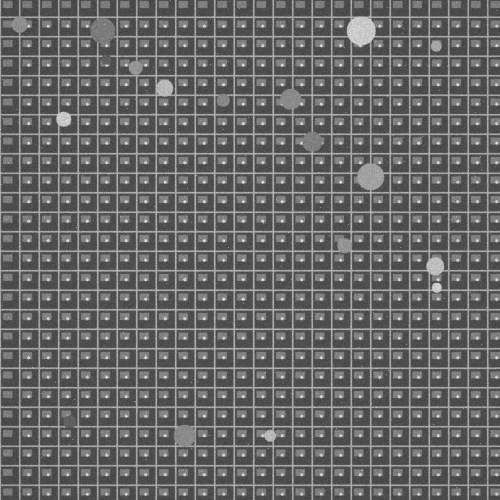
#> input picture data/references/ref_0000.png, 1000 x 1000 px (shown at 1/2 size)
$ python -i localize.py   (imports and definitions only)
#> lines starting #> are read from the running program, lines starting #| are printed output that depends on the picture
#> further down, picture is the input picture: shape (1000, 1000, 3); min 42, max 255, mean 103.4
#!/usr/bin/env python3
"""Hybrid coarse-to-fine classical localizer for Drift-Sense images."""
import argparse, csv, time
from pathlib import Path
import cv2
import numpy as np

SCALES = np.linspace(.09, .11, 5)
ANGLES = np.linspace(-2, 2, 5)

def enhanced(im):
    im = cv2.resize(im, None, fx=.5, fy=.5, interpolation=cv2.INTER_AREA)
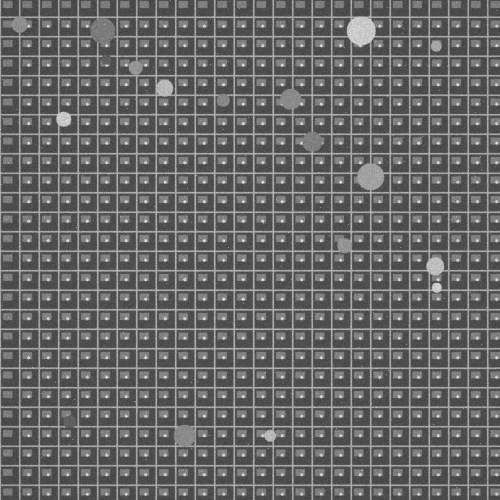
#> im: shape (500, 500, 3); min 56, max 238, mean 103.6
    return edge_image(im)

def edge_image(im):
    """Noise-tolerant edge representation at the image's current resolution."""
    im = cv2.GaussianBlur(im, (3, 3), 0)
    return cv2.Canny(im, 35, 100)
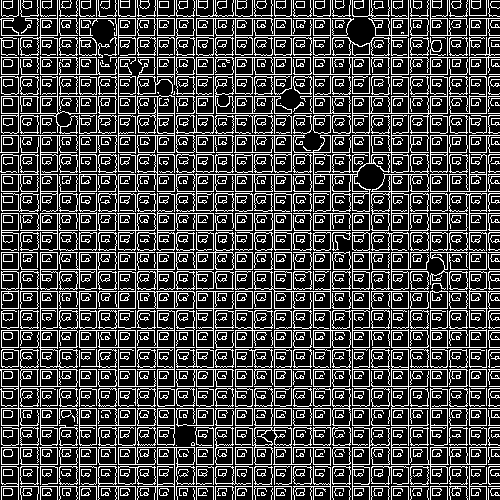
#> returned value: shape (500, 500); 26.6% white in thin lines or dots

# [98 lines left out: functions transform_template, full_resolution_template, parabolic_offset, localize, main, not called in this run]
# [1 line not run here, left out]

>>> import cv2
>>> picture = cv2.imread('data/references/ref_0000.png')
>>> result = enhanced(picture)

$ run again, on data/references/ref_0002.png
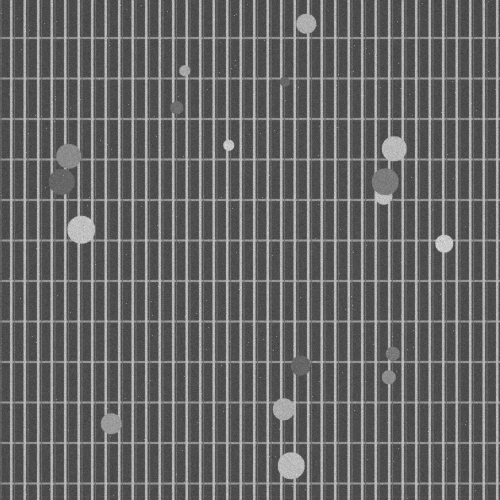
#> input picture data/references/ref_0002.png, 1000 x 1000 px (shown at 1/2 size)
#> picture is the input picture: shape (1000, 1000, 3); min 38, max 254, mean 103.5
#> in enhanced, `im = cv2.resize(im, None, fx=.5, fy=.5, interpolation=cv2.INTER_AREA)`:
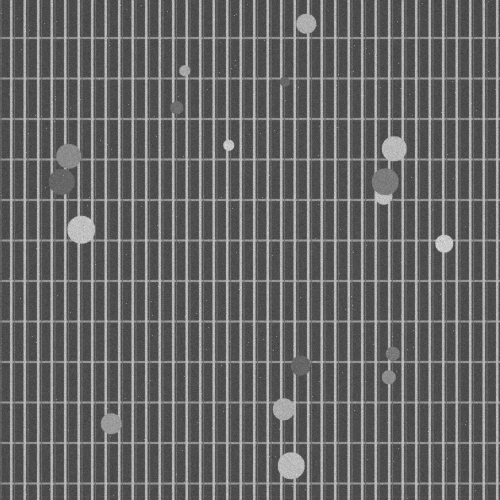
#> im: shape (500, 500, 3); min 59, max 223, mean 103.6
#> in edge_image, `return cv2.Canny(im, 35, 100)`:
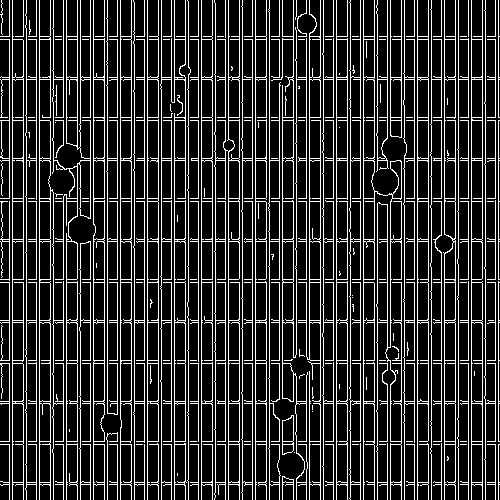
#> returned value: shape (500, 500); 18.1% white in thin lines or dots

$ run again, on data/references/ref_0003.png
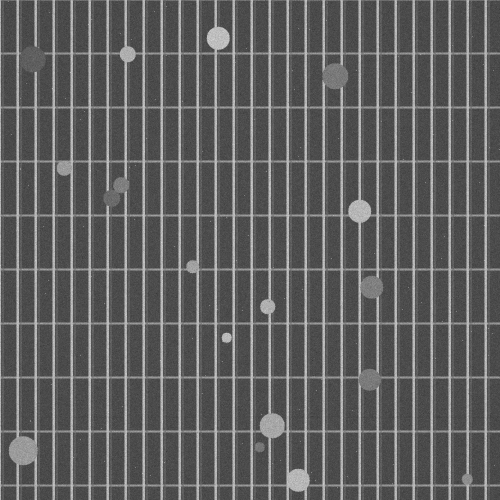
#> input picture data/references/ref_0003.png, 1000 x 1000 px (shown at 1/2 size)
#> picture is the input picture: shape (1000, 1000, 3); min 25, max 254, mean 95.9
#> in enhanced, `im = cv2.resize(im, None, fx=.5, fy=.5, interpolation=cv2.INTER_AREA)`:
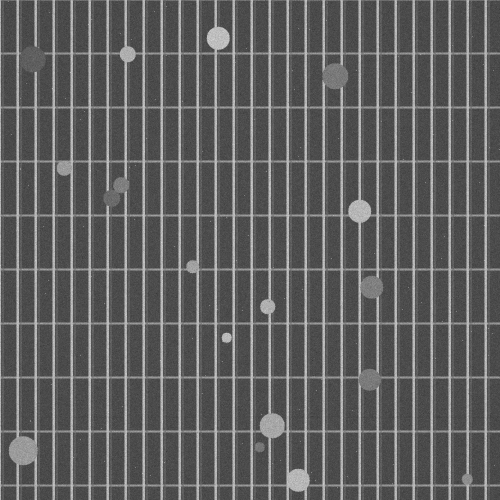
#> im: shape (500, 500, 3); min 52, max 212, mean 96
#> in edge_image, `return cv2.Canny(im, 35, 100)`:
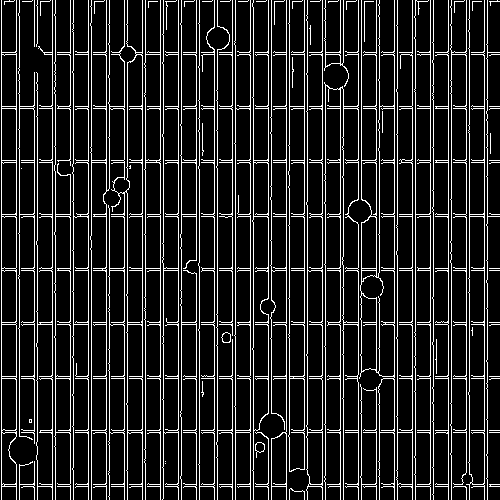
#> returned value: shape (500, 500); 14% white in thin lines or dots
